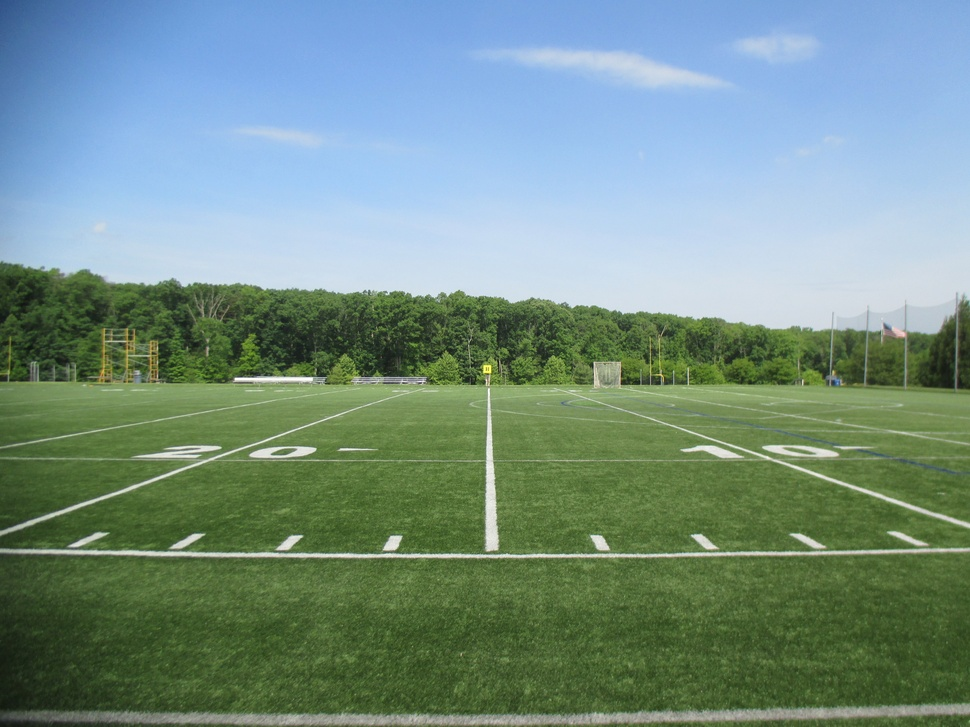
#> input picture images/IMG_0147.JPG, 970 x 727 px, shrunk from 4608 x 3456 before the run, found by its file name
$ python gaussian_blurring.py
#> lines starting #> are read from the running program, lines starting #| are printed output that depends on the picture
import cv2
from scipy.ndimage import filters
from numpy import *

"""
Gaussian Blurring -- Preprocessing technique

Used to:
1) Reduce image noise
2) Reduce details

Requires:
1) Image name
"""


def gaussian_blurring(imname, standard_deviation=5):
    """
    Uses Gaussian blurring to blur an image
    """
#> called with imname = '../images/IMG_0147.jpg', standard_deviation = 5
    # Loading the image
    im = cv2.imread(imname)
#> im is the input picture: shape (727, 970, 3); mean B, G, R 133.6, 144.4, 117.3

    # Filtering the image
    filtered = zeros(im.shape)
    for i in range(3):
        filtered[:,:,i] = filters.gaussian_filter(im[:,:,i], standard_deviation)
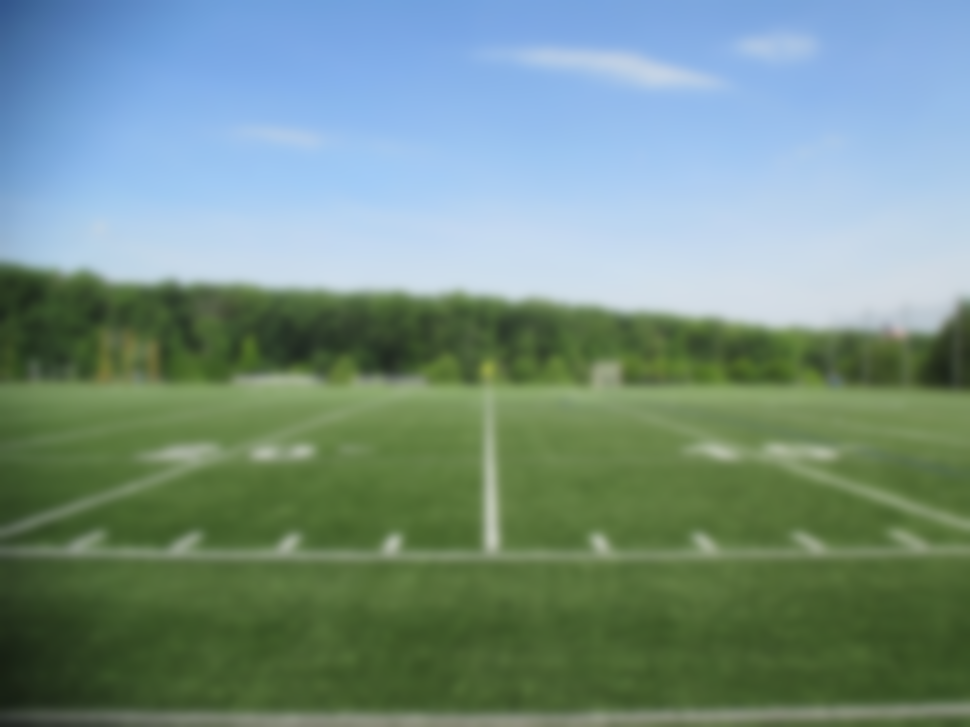
#> filtered: shape (727, 970, 3) float64; mean B, G, R 132.6, 143.4, 116.3

    # Cleaning the data up
    filtered = uint8(filtered)

    # Returning the filtered image
    return filtered

if __name__ == '__main__':
    imname = "../images/IMG_0147.jpg"

    cv2.imshow("filtered", gaussian_blurring(imname))
    cv2.waitKey(0)
    cv2.destroyAllWindows()

$ run again, with images/IMG_0114.JPG copied over images/IMG_0147.JPG
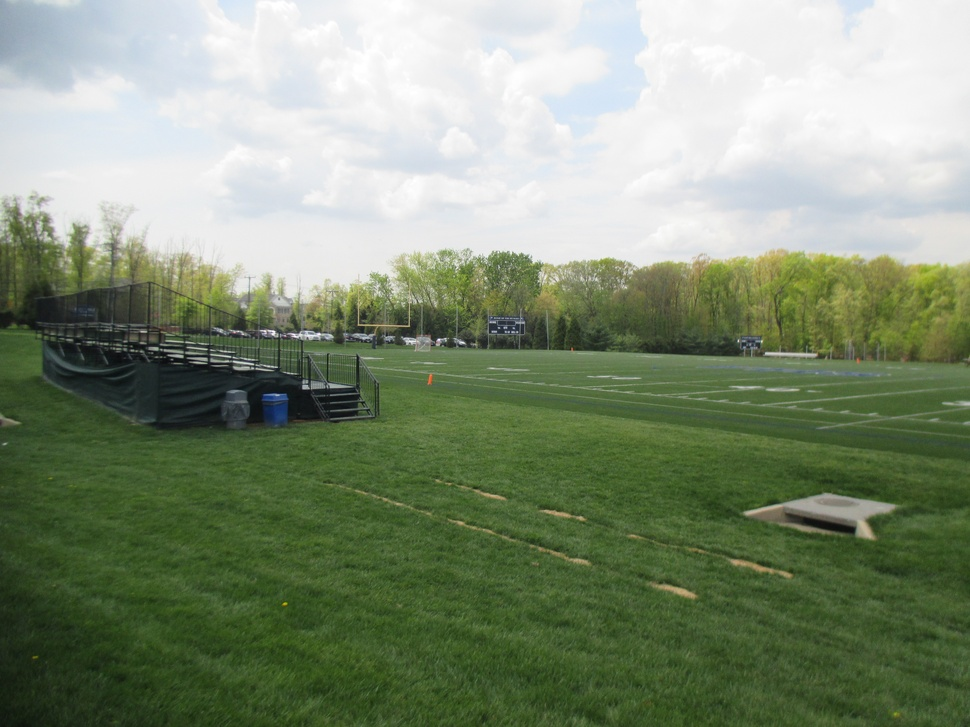
#> input picture images/IMG_0114.JPG, 970 x 727 px, shrunk from 4608 x 3456 before the run, found by its file name
#> in gaussian_blurring, im is the input picture: shape (727, 970, 3); mean B, G, R 117.8, 142.9, 129.3
#> after the loop in gaussian_blurring, `for i in range(3):`:
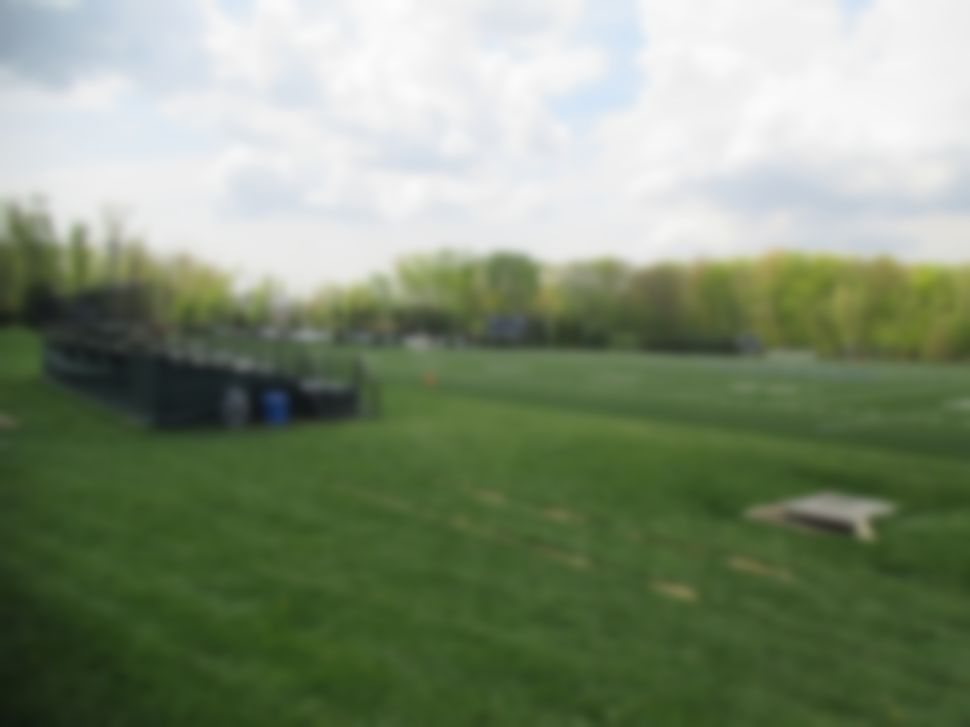
#> filtered: shape (727, 970, 3) float64; mean B, G, R 116.8, 141.9, 128.3

$ run again, with images/IMG_0139.JPG copied over images/IMG_0147.JPG
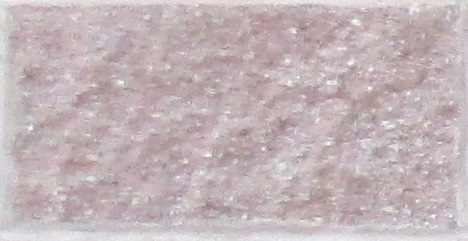
#> input picture images/IMG_0139.JPG, 468 x 241 px, found by its file name
#> in gaussian_blurring, im is the input picture: shape (241, 468, 3); mean B, G, R 184.5, 181.1, 195.3
#> after the loop in gaussian_blurring, `for i in range(3):`:
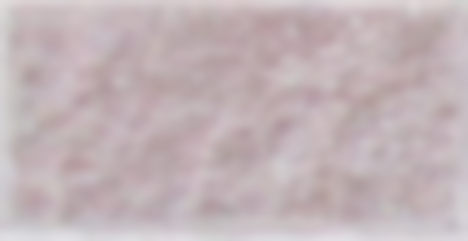
#> filtered: shape (241, 468, 3) float64; mean B, G, R 183.5, 180.1, 194.3

$ run again, with images/IMG_0140.JPG copied over images/IMG_0147.JPG
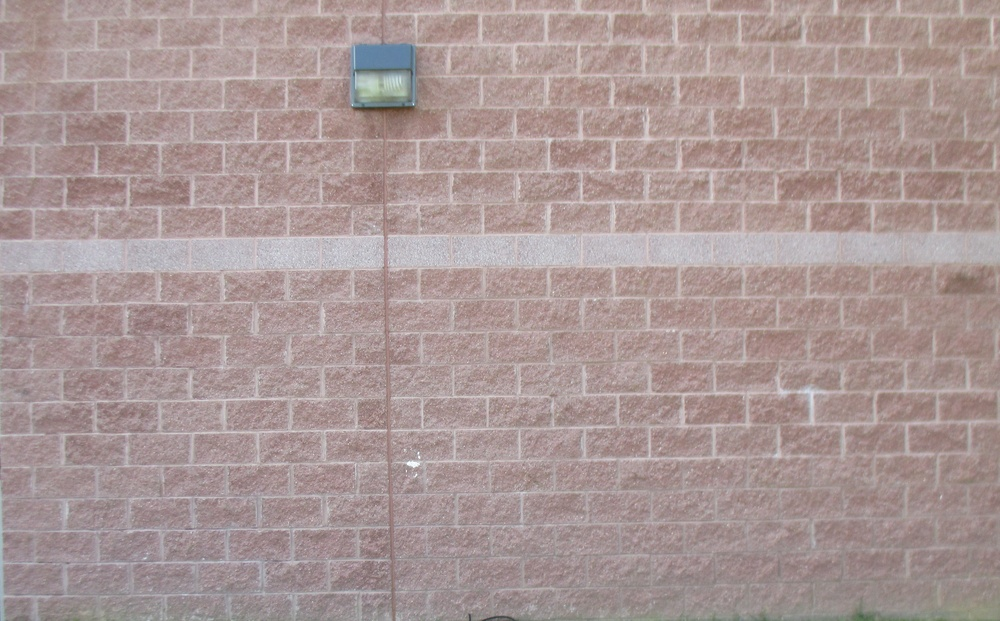
#> input picture images/IMG_0140.JPG, 1000 x 621 px, shrunk from 3768 x 2340 before the run, found by its file name
#> in gaussian_blurring, im is the input picture: shape (621, 1000, 3); mean B, G, R 150, 151.3, 169.4
#> after the loop in gaussian_blurring, `for i in range(3):`:
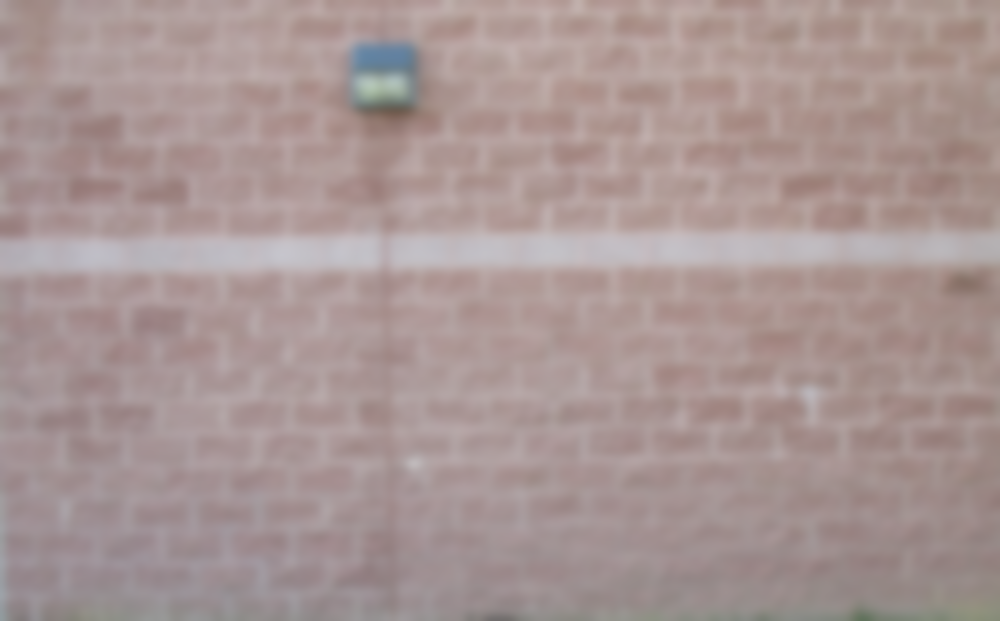
#> filtered: shape (621, 1000, 3) float64; mean B, G, R 149, 150.3, 168.4
